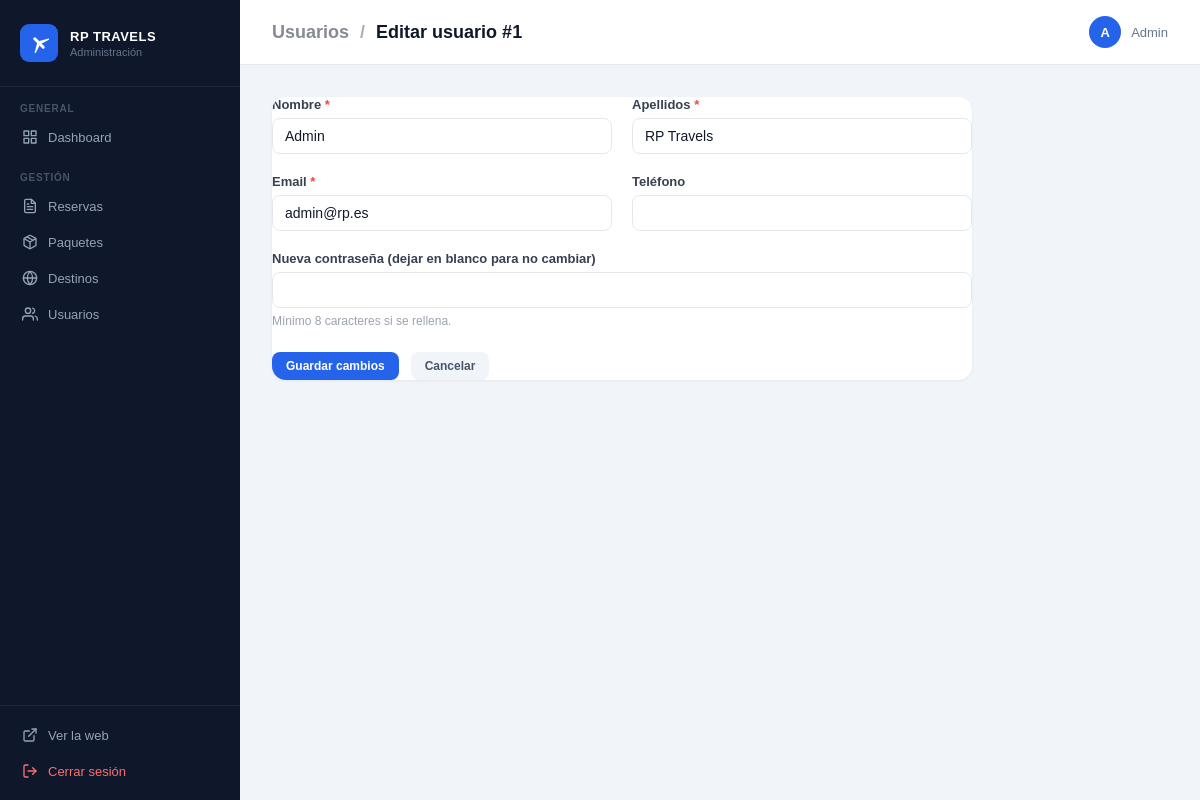
The page /admin/user-edit.php?id=1 (signed in) on the database its author committed.
### tables this page shows
CREATE TABLE usuarios (
    id            INT AUTO_INCREMENT PRIMARY KEY,
    nombre        VARCHAR(100) NOT NULL,
    apellidos     VARCHAR(150) NOT NULL DEFAULT '',
    email         VARCHAR(150) NOT NULL UNIQUE,
    password_hash VARCHAR(255) NOT NULL,
    telefono      VARCHAR(30)  NOT NULL DEFAULT '',
    rol           TINYINT(1)   NOT NULL DEFAULT 1,   
    created_at    DATETIME     DEFAULT CURRENT_TIMESTAMP,
    updated_at    DATETIME     DEFAULT NULL ON UPDATE CURRENT_TIMESTAMP
);

### admin/user-edit.php (the view, shortened to what this page needs)
<?php
$db = obtenerBD();
$id = (int)($_GET['id'] ?? 0);
$stmt = $db->prepare("SELECT id, nombre, apellidos, email, telefono FROM usuarios WHERE id = ?");
$stmt->execute([$id]);
$u = $stmt->fetch();
?>
<!DOCTYPE html>
<html lang="es">
<head>
  <link rel="stylesheet" href="../css/fonts.css">
  <link rel="stylesheet" href="css/admin.css">
</head>
<body>
<div class="admin-wrap">
  <?php include 'partials/sidebar.php'; ?>
  <div class="admin-main">
    <div class="admin-topbar">
      <h1>
        <a href="users.php" style="color:inherit;text-decoration:none;opacity:0.5">Usuarios</a>
        <span style="opacity:0.35; margin:0 6px">/</span>
        Editar usuario #<?= $id ?>
      </h1>
      <div class="admin-user">
        <div class="admin-user-avatar"><?= strtoupper(substr($_SESSION['admin']['nombre'], 0, 1)) ?></div>
        <?= htmlspecialchars($_SESSION['admin']['nombre']) ?>
      </div>
    </div>
    <div class="admin-content">
      <div class="admin-card" style="max-width:700px">
        <form method="POST">
          <div class="form-grid" style="margin-bottom:24px">
            <div class="form-group">
              <label>Nombre <span style="color:#EF4444">*</span></label>
              <input type="text" name="nombre" maxlength="100" required
                     value="<?= htmlspecialchars($u['nombre']) ?>">
            </div>
            <div class="form-group">
              <label>Apellidos <span style="color:#EF4444">*</span></label>
              <input type="text" name="apellidos" maxlength="150" required
                     value="<?= htmlspecialchars($u['apellidos']) ?>">
            </div>
            <div class="form-group">
              <label>Email <span style="color:#EF4444">*</span></label>
              <input type="email" name="email" maxlength="150" required
                     value="<?= htmlspecialchars($u['email']) ?>">
            </div>
            <div class="form-group">
              <label>Teléfono</label>
              <input type="text" name="telefono" maxlength="30"
                     value="<?= htmlspecialchars($u['telefono'] ?? '') ?>">
            </div>
            <div class="form-group full">
              <label>Nueva contraseña (dejar en blanco para no cambiar)</label>
              <input type="password" name="nueva_password" autocomplete="new-password">
              <span class="form-hint">Mínimo 8 caracteres si se rellena.</span>
            </div>
          </div>
          <div class="form-actions">
            <button type="submit" class="btn btn-primary">Guardar cambios</button>
            <a href="users.php" class="btn btn-ghost">Cancelar</a>
          </div>
        </form>
      </div>
    </div>
  </div>
</div>
</body>
</html>

### admin/css/admin.css (style rules this page uses)
*, *::before, *::after { box-sizing: border-box; margin: 0; padding: 0; }
body { font-family: 'Plus Jakarta Sans', sans-serif; font-size: 14px; color: #1e293b; background: #f1f5f9; min-height: 100vh; }
a { text-decoration: none; color: inherit; }
button { font-family: inherit; cursor: pointer; }
.admin-wrap { display: flex; min-height: 100vh; }
.admin-main { flex: 1; display: flex; flex-direction: column; min-width: 0; }
.admin-topbar { background: white; border-bottom: 1px solid #e2e8f0; padding: 16px 32px; display: flex; align-items: center; justify-content: space-between; }
.admin-topbar h1 { font-size: 18px; font-weight: 700; color: #0f172a; }
.admin-user { display: flex; align-items: center; gap: 10px; font-size: 13px; color: #64748b; }
.admin-user-avatar { width: 32px; height: 32px; background: #2563eb; border-radius: 50%; display: flex; align-items: center; justify-content: center; color: white; font-weight: 700; font-size: 13px; }
.admin-content { padding: 32px; flex: 1; }
.admin-card { background: white; border-radius: 14px; box-shadow: 0 1px 3px rgba(0,0,0,0.06); overflow: hidden; margin-bottom: 24px; }
.btn { display: inline-flex; align-items: center; gap: 6px; padding: 7px 14px; border-radius: 8px; font-size: 12px; font-weight: 600; border: none; cursor: pointer; transition: all 140ms; white-space: nowrap; }
.btn-primary { background: #2563eb; color: white; }
.btn-ghost { background: #f1f5f9; color: #475569; }

### admin/user-edit.php (style rules this page uses)
.form-grid { display: grid; grid-template-columns: 1fr 1fr; gap: 20px; }
.form-grid .full { grid-column: 1 / -1; }
.form-group { display: flex; flex-direction: column; gap: 6px; }
.form-group label { font-size: 13px; font-weight: 600; color: #374151; }
.form-group input { padding: 9px 12px; border: 1.5px solid #E5E7EB; border-radius: 8px; font-size: 14px; font-family: inherit; color: #111827; transition: border-color 160ms; }
.form-actions { display: flex; gap: 12px; margin-top: 8px; }
.form-hint { font-size: 12px; color: #9CA3AF; }

### rows shown on the page
usuarios: nombre "Admin", apellidos "RP Travels", email "admin@rp.es"

### other values the page prints
$label "Dashboard Reservas Paquetes Destinos Usuarios"
$id "1"
substr($_SESSION['admin']['nombre'], 0, 1) "A"
$_SESSION['admin']['nombre'] "Admin"
